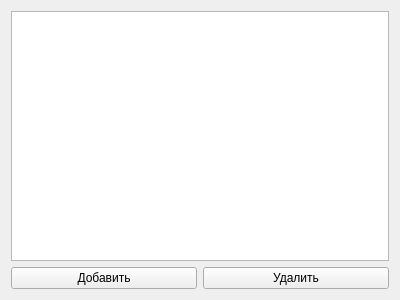
<?xml version="1.0" encoding="UTF-8"?>
<ui version="4.0">
 <class>Form</class>
 <widget class="QWidget" name="Form">
  <property name="geometry">
   <rect>
    <x>0</x>
    <y>0</y>
    <width>400</width>
    <height>300</height>
   </rect>
  </property>
  <property name="windowTitle">
   <string>Favourites</string>
  </property>
  <layout class="QGridLayout" name="gridLayout">
   <item row="0" column="0" colspan="2">
    <widget class="QTableWidget" name="tableWidget"/>
   </item>
   <item row="1" column="0">
    <widget class="QPushButton" name="append2">
     <property name="text">
      <string>Добавить</string>
     </property>
    </widget>
   </item>
   <item row="1" column="1">
    <widget class="QPushButton" name="delete2">
     <property name="text">
      <string>Удалить</string>
     </property>
    </widget>
   </item>
  </layout>
 </widget>
 <resources/>
 <connections/>
</ui>
